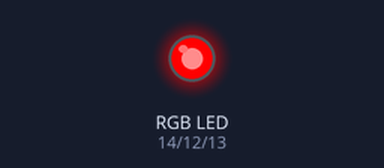
Simulated run of this program. Board: MicroPython board. Parts: an RGB LED mixed from three pins (HIGH = lit).

Above: at 0.5 s.
At 2.5 s:
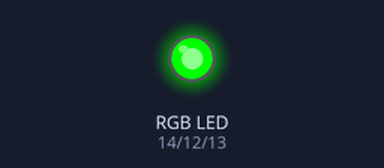
At 4.5 s:
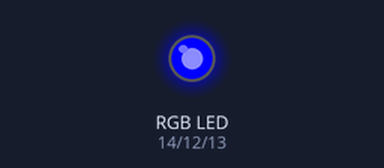
At 5.5 s:
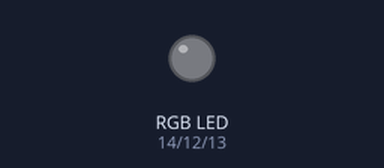
Timing chart, 0 to 7.8 s (numbered marks = the images above):
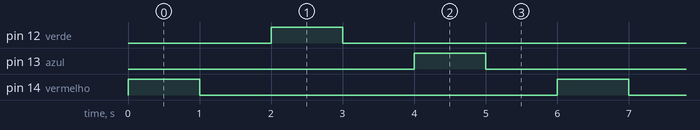

The program:

Teste_RGB.py
```python
# Teste do led RGB

# Importa as bibliotecas
import machine
import time

vermelho = machine.Pin(14, machine.Pin.OUT)  # Define o pino GPIO14 como do pino vermelho do LED RGB
verde = machine.Pin(12, machine.Pin.OUT)  # Define o pino GPIO12 como do pino verde do LED RGB
azul = machine.Pin(13, machine.Pin.OUT)  # Define o pino GPIO2 como do pino azul LED RGB

while True: # Cria um loop
    vermelho.value(not vermelho.value()) # Alterna os valores entre ligado e desligado
    time.sleep(1) # Aguarda 1 segundo
    vermelho.value(not vermelho.value()) # Alterna os valores entre ligado e desligado
    time.sleep(1) # Aguarda 1 segundo
    verde.value(not verde.value()) # Alterna os valores entre ligado e desligado
    time.sleep(1) # Aguarda 1 segundo
    verde.value(not verde.value()) # Alterna os valores entre ligado e desligado
    time.sleep(1) # Aguarda 1 segundo
    azul.value(not azul.value()) # Alterna os valores entre ligado e desligado
    time.sleep(1) # Aguarda 1 segundo
    azul.value(not azul.value()) # Alterna os valores entre ligado e desligado
    time.sleep(1) # Aguarda 1 segundo
    
```

Measured:
- by itself, pin 12 (verde), pin 13 (azul), pin 14 (vermelho): alternates HIGH for 1.0 s and LOW for 5.0 s
- by itself, everything shown: repeats every 6.0 s, in 6 steps
